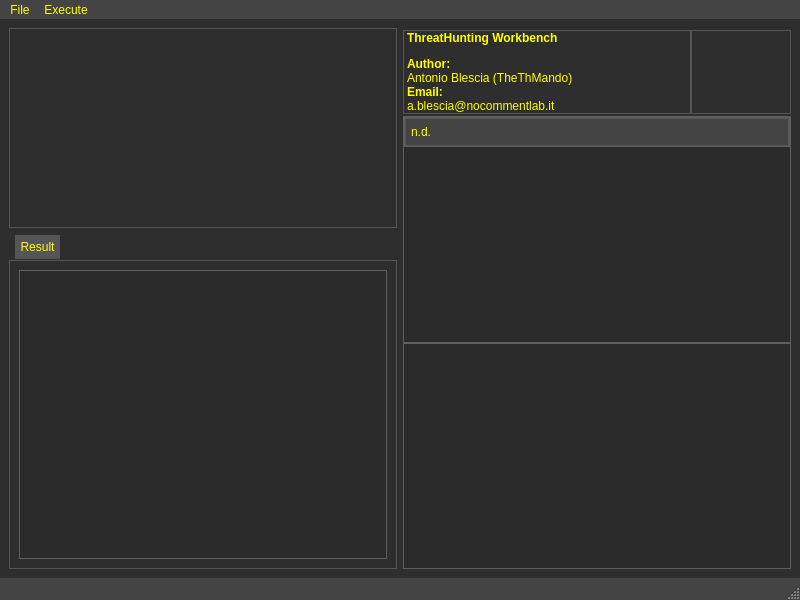
<?xml version="1.0" encoding="UTF-8"?>
<ui version="4.0">
 <class>MainWindow</class>
 <widget class="QMainWindow" name="MainWindow">
  <property name="geometry">
   <rect>
    <x>0</x>
    <y>0</y>
    <width>800</width>
    <height>600</height>
   </rect>
  </property>
  <property name="windowTitle">
   <string>MainWindow</string>
  </property>
  <property name="styleSheet">
   <string notr="true">

QMainWindow {
    background-color: #2E2E2E;
}

QTextEdit, QTableWidget, QTreeWidget, QLabel, QListView {
    background-color: #2E2E2E;
    color: #FFFF00;
    border: 1px solid #555555;
}

QMenuBar {
    background-color: #444444;
    color: #FFFF00;
}

QMenuBar::item {
    background-color: #444444;
    color: #FFFF00;
}

QMenu {
    background-color: #444444;
    color: #FFFF00;
    border: 1px solid #555555;
}

QMenu::item {
    background-color: #444444;
    color: #FFFF00;
    padding: 3px 20px 3px 20px;
}

QMenu::item:selected {
    background-color: #666666;
}

QStatusBar {
    background-color: #444444;
    color: #FFFF00;
}

QTabWidget::pane {
    border: 1px solid #555555;
}

QTabWidget::tab-bar {
    left: 5px;
}

QTabBar::tab {
    background-color: #444444;
    color: #FFFF00;
    padding: 5px;
    margin: 1px;
}

QTabBar::tab:selected, QTabBar::tab:hover {
    background-color: #555555;
}

QTabBar::tab:!selected {
    margin-top: 2px;
}

QMessageBox {
    background-color: #333333;
}

QMessageBox QLabel {
    color: #FFFF00;
}

QMessageBox QPushButton {
    background-color: #444444;
    color: #FFFF00;
    padding: 5px;
    border: 1px solid #555555;
    border-radius: 2px;
    min-width: 70px;
}

QMessageBox QPushButton:hover {
    background-color: #555555;
}

/* QTableWidget Headers */
QHeaderView::section {
    background-color: #444444;
    color: #FFFF00;
    padding: 5px;
    border: 1px solid #555555;
}



QTableWidget {
    background-color: #2E2E2E;
    gridline-color: #555555;
    color: #FFFF00;
}

/* QTableWidget Vertical Headers */
QTableWidget QHeaderView::vertical {
    background-color: #444444;
}

QTableWidget QHeaderView::section:vertical {
    background-color: #444444;
    color: #FFFF00;
    border: 1px solid #555555;
}

/* QTableWidget Vertical Header Items */
QTableWidget QHeaderView::section:vertical {
    background-color: #444444;
    color: #FFFF00;
}

/* Corner Widget of QTableWidget */
QTableWidget QTableCornerButton::section {
    background-color: #444444;
    border: 1px solid #555555;
}

QAbstractItemView {
    background-color: #2b2b2b;
    selection-background-color: #5e5e5e;
    color: #eeeeee;
    border: 1px solid #5e5e5e;
}

QAbstractItemView::item {
    padding: 5px;
}
QAbstractItemView::item:selected {
    background-color: #555555;
}

QScrollBar:vertical {
    border: 1px solid #2A2929;
    background: #2A2929;
    width: 10px;
    margin: 22px 0 22px 0;
}
QScrollBar::handle:vertical {
    background: #5B5A5A;
    min-height: 20px;
}
QScrollBar::add-line:vertical {
    border: none;
    background: #3A3939;
    height: 20px;
    subcontrol-position: bottom;
    subcontrol-origin: margin;
}
QScrollBar::sub-line:vertical {
    border: none;
    background: #3A3939;
    height: 20px;
    subcontrol-position: top;
    subcontrol-origin: margin;
}
QScrollBar::up-arrow:vertical, QScrollBar::down-arrow:vertical {
    background: none;
}
QScrollBar::add-page:vertical, QScrollBar::sub-page:vertical {
    background: none;
}
QScrollBar:horizontal {
    border: 1px solid #2A2929;
    background: #2A2929;
    height: 10px;
    margin: 0 22px 0 22px;
}
QScrollBar::handle:horizontal {
    background: #5B5A5A;
    min-width: 20px;
}
QScrollBar::add-line:horizontal {
    border: none;
    background: #3A3939;
    width: 20px;
    subcontrol-position: right;
    subcontrol-origin: margin;
}
QScrollBar::sub-line:horizontal {
    border: none;
    background: #3A3939;
    width: 20px;
    subcontrol-position: left;
    subcontrol-origin: margin;
}
QScrollBar::left-arrow:horizontal, QScrollBar::right-arrow:horizontal {
    background: none;
}
QScrollBar::add-page:horizontal, QScrollBar::sub-page:horizontal {
    background: none;
}</string>
  </property>
  <widget class="QWidget" name="centralwidget">
   <layout class="QVBoxLayout" name="verticalLayout_3">
    <item>
     <layout class="QHBoxLayout" name="horizontalLayout">
      <property name="sizeConstraint">
       <enum>QLayout::SetFixedSize</enum>
      </property>
      <item>
       <layout class="QVBoxLayout" name="verticalLayout_2">
        <property name="sizeConstraint">
         <enum>QLayout::SetNoConstraint</enum>
        </property>
        <item>
         <widget class="QTextEdit" name="uiTxtQuery">
          <property name="maximumSize">
           <size>
            <width>16777215</width>
            <height>200</height>
           </size>
          </property>
          <property name="acceptRichText">
           <bool>false</bool>
          </property>
         </widget>
        </item>
        <item>
         <widget class="QTabWidget" name="tabWidget">
          <property name="currentIndex">
           <number>0</number>
          </property>
          <widget class="QWidget" name="uiTabResult">
           <attribute name="title">
            <string>Result</string>
           </attribute>
           <layout class="QVBoxLayout" name="verticalLayout">
            <item>
             <widget class="QTableWidget" name="table">
              <property name="sizeAdjustPolicy">
               <enum>QAbstractScrollArea::AdjustToContentsOnFirstShow</enum>
              </property>
              <attribute name="horizontalHeaderCascadingSectionResizes">
               <bool>true</bool>
              </attribute>
             </widget>
            </item>
           </layout>
          </widget>
         </widget>
        </item>
       </layout>
      </item>
      <item>
       <layout class="QVBoxLayout" name="verticalLayout_4">
        <property name="spacing">
         <number>0</number>
        </property>
        <property name="sizeConstraint">
         <enum>QLayout::SetMaximumSize</enum>
        </property>
        <property name="leftMargin">
         <number>0</number>
        </property>
        <property name="topMargin">
         <number>0</number>
        </property>
        <item>
         <layout class="QHBoxLayout" name="horizontalLayout_2">
          <property name="spacing">
           <number>0</number>
          </property>
          <property name="sizeConstraint">
           <enum>QLayout::SetFixedSize</enum>
          </property>
          <property name="topMargin">
           <number>2</number>
          </property>
          <property name="bottomMargin">
           <number>2</number>
          </property>
          <item>
           <layout class="QVBoxLayout" name="verticalLayout_5">
            <property name="sizeConstraint">
             <enum>QLayout::SetMaximumSize</enum>
            </property>
            <item>
             <widget class="QLabel" name="label_2">
              <property name="text">
               <string>&lt;html&gt;&lt;head/&gt;&lt;body&gt;&lt;p&gt;&lt;span style=&quot; font-weight:600;&quot;&gt;ThreatHunting Workbench&lt;/span&gt;&lt;/p&gt;&lt;p&gt;&lt;span style=&quot; font-weight:600;&quot;&gt;Author: &lt;br/&gt;&lt;/span&gt;Antonio Blescia (TheThMando)&lt;span style=&quot; font-weight:600;&quot;&gt;&lt;br/&gt;Email:&lt;br/&gt;&lt;/span&gt;a.blescia@nocommentlab.it&lt;/p&gt;&lt;/body&gt;&lt;/html&gt;</string>
              </property>
              <property name="textFormat">
               <enum>Qt::MarkdownText</enum>
              </property>
             </widget>
            </item>
           </layout>
          </item>
          <item>
           <widget class="QLabel" name="label">
            <property name="maximumSize">
             <size>
              <width>100</width>
              <height>100</height>
             </size>
            </property>
            <property name="text">
             <string/>
            </property>
            <property name="pixmap">
             <pixmap resource="resources/resources.qrc">:/img/nocommentlab.png</pixmap>
            </property>
            <property name="scaledContents">
             <bool>true</bool>
            </property>
           </widget>
          </item>
         </layout>
        </item>
        <item>
         <widget class="QTreeWidget" name="uiTreeRules">
          <property name="maximumSize">
           <size>
            <width>400</width>
            <height>300</height>
           </size>
          </property>
          <property name="animated">
           <bool>true</bool>
          </property>
          <column>
           <property name="text">
            <string notr="true">n.d.</string>
           </property>
          </column>
         </widget>
        </item>
        <item>
         <widget class="QListWidget" name="uiListFields">
          <property name="maximumSize">
           <size>
            <width>400</width>
            <height>16777215</height>
           </size>
          </property>
         </widget>
        </item>
       </layout>
      </item>
     </layout>
    </item>
   </layout>
  </widget>
  <widget class="QMenuBar" name="menubar">
   <property name="geometry">
    <rect>
     <x>0</x>
     <y>0</y>
     <width>800</width>
     <height>23</height>
    </rect>
   </property>
   <widget class="QMenu" name="menuFile">
    <property name="title">
     <string>File</string>
    </property>
    <addaction name="actionInfo"/>
    <addaction name="uiBtnExit"/>
   </widget>
   <widget class="QMenu" name="uiBtnExecute">
    <property name="title">
     <string>Execute</string>
    </property>
   </widget>
   <addaction name="menuFile"/>
   <addaction name="uiBtnExecute"/>
  </widget>
  <widget class="QStatusBar" name="statusbar"/>
  <action name="actionInfo">
   <property name="text">
    <string>Info</string>
   </property>
  </action>
  <action name="uiBtnExit">
   <property name="text">
    <string>Exit</string>
   </property>
  </action>
 </widget>
 <resources>
  <include location="resources/resources.qrc"/>
 </resources>
 <connections/>
</ui>
